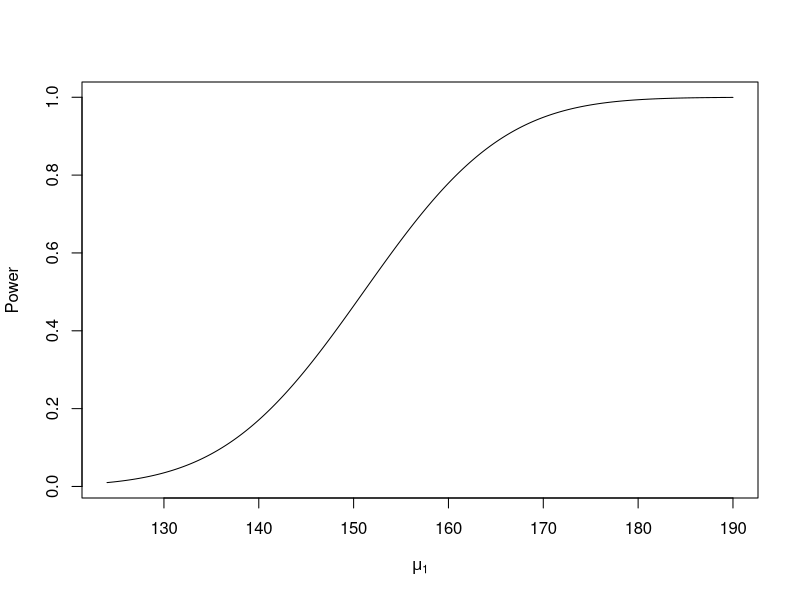
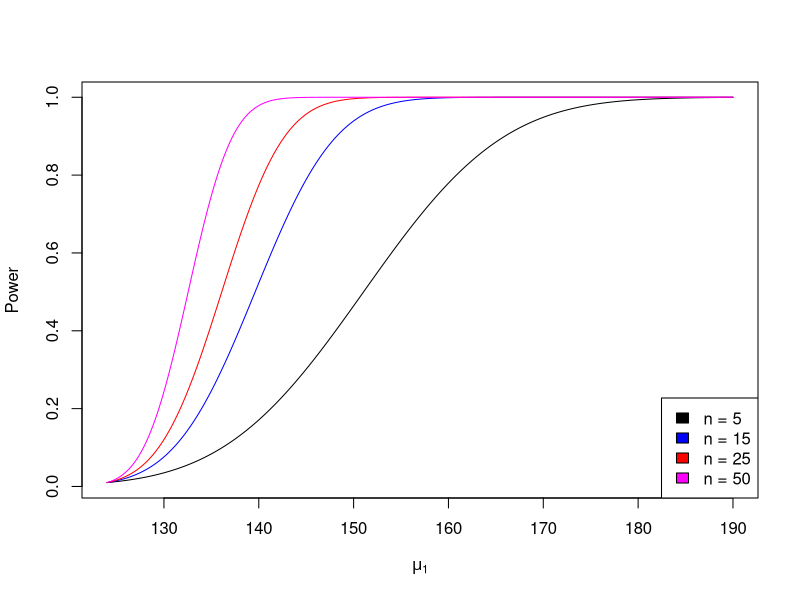
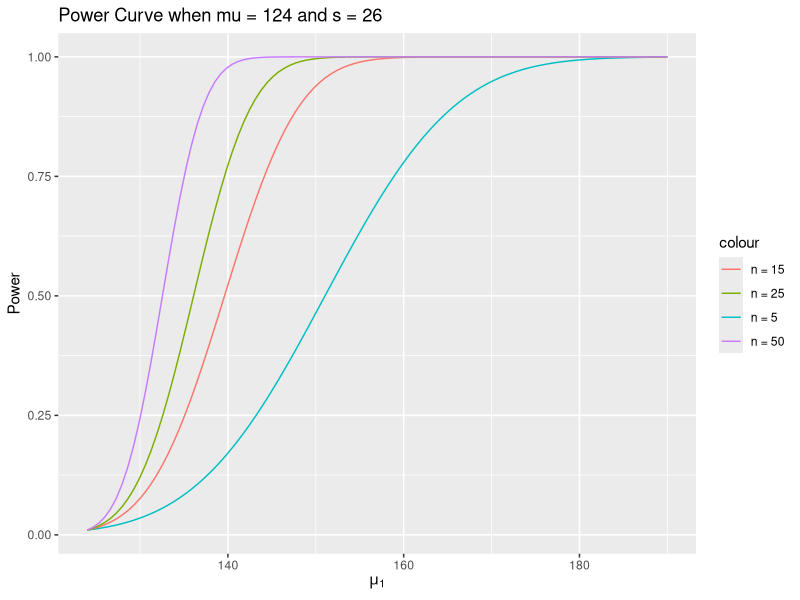
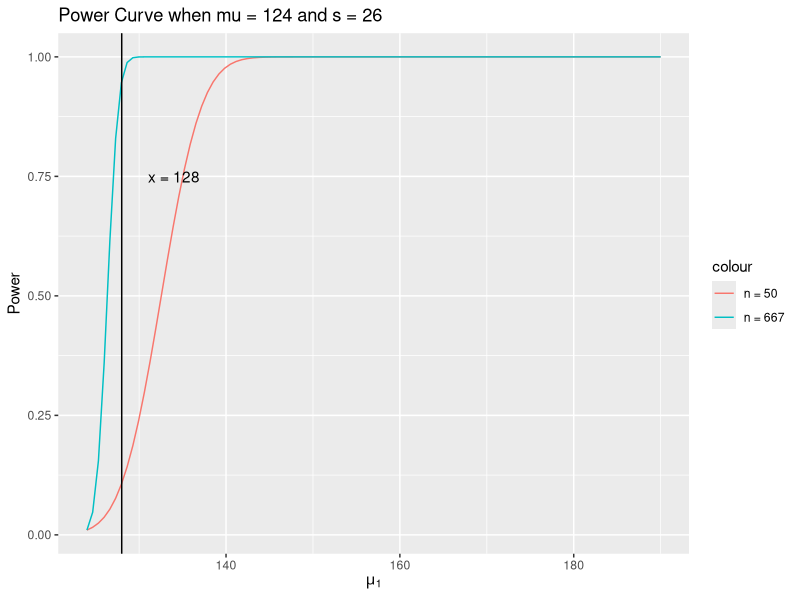
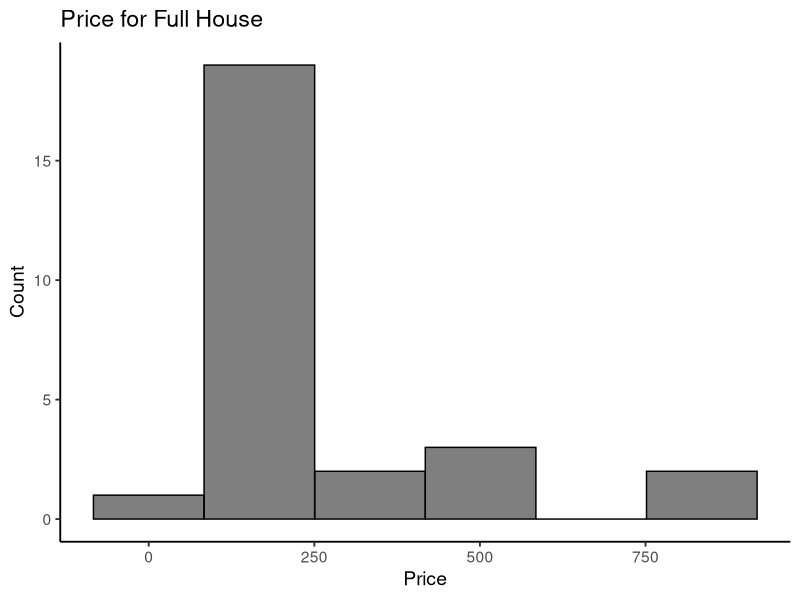
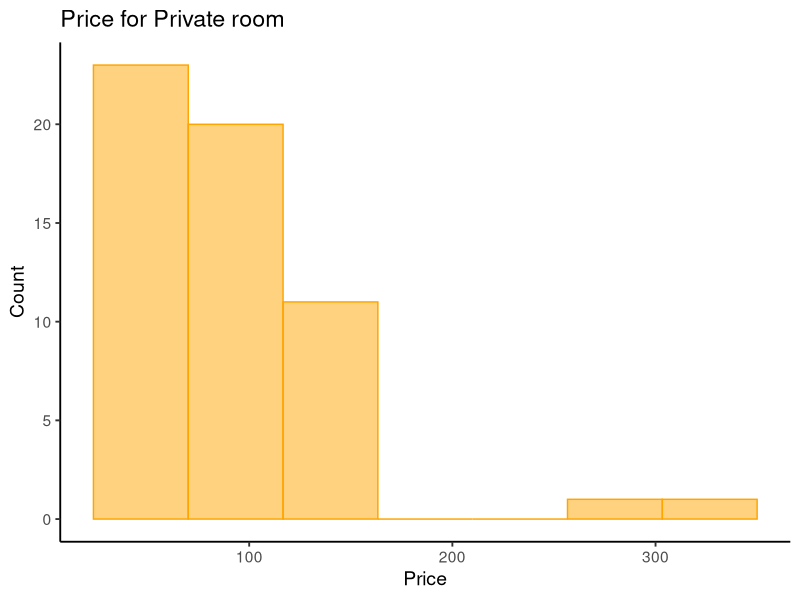

These figures' R source, in order:
## ---- chunk 1
knitr::opts_chunk$set(echo = T, eval=T,tidy=TRUE, tidy.opts=list(width.cutoff=60))
library(tidyverse)
## ---- chunk 2
    df <- read.csv("shootings.csv")
    average_age <- mean(df$age)
    s <- sd(df$age)
    n <- nrow(df)
    m <- function(x, n, s){
            q <- 1 - (1-x)/2
            a <- qt(q, n-1)*(s/sqrt(n))
            return(a)
    }
    m <- m(0.85, n, s)
    lower_bound <- average_age - m
    upper_bound <- average_age + m
    lower_bound
    upper_bound
## ---- chunk 3
    t <- (average_age - 40)/(s/sqrt(n))
    p1 <- 2 * (1 - pt(t, n - 1))
    p1
## ---- chunk 4
    m1 <- mean(df[df$minority == "yes", "age"])
    m1
    m2 <- mean(df[df$minority == "no", "age"])
    m2
    n1 <- nrow(df[df$minority == "yes",])
    n1
    n2 <- nrow(df[df$minority == "no",])
    n2
    s1 <- sd(df[df$minority == "yes", "age"])
    s1
    s2 <- sd(df[df$minority == "no", "age"])
    s2
    # here in this test, since the standard deviations of those two groups are very close, I assume those two groups has equal and unknown variance. 
    # The pooled variance
    sp2 <- ((n1-1)*s1^2 + (n2-1)*s2^2)/(n1-1+n2-1)
    sp2
    z <- (m1 - m2)/sqrt(sp2 * (1/n1 + 1/n2))
    z
    p2 <- 2*pt(z, n1+n2-2)
    p2
## ---- chunk 5
    rm(list = ls())
    df <- read.csv("blackfriday.csv")
    x_bar <- mean(df$Amount)
    s <- sd(df$Amount)
    n <- 31
    m <- function(x, n, s){
            q <- 1 - (1 - x)
            a <- qt(q, n-1)*(s/sqrt(n))
            return(a)
    }
    m <- m(0.99, n, s)
    upper <- x_bar + m
    upper
## ---- chunk 6
    t <- (x_bar - 12000)/(s/sqrt(n))
    t
    p <- pt(t, n -1)
    p
## ---- chunk 7
    rm(list = ls())
    df <- read.csv("greek.csv")
    greek_1 <- df %>% filter(greek == 1)
    greek_0 <- df %>% filter(greek == 0)
    m1 <- mean(greek_1$hstuition)
    m0 <- mean(greek_0$hstuition)
    n1 <- nrow(greek_1)
    n0 <- nrow(greek_0)
    s1 <- sd(greek_1$hstuition)
    s0 <- sd(greek_0$hstuition)
    t <- (m0 - m1)/sqrt(s0^2/n0 + s1^2/n1)
    v <- (s0^2/n0 + s1^2/n1)^2/((s0^2/n0)^2/(n0-1) + (s1^2/n1)^2/(n1-1))
    p <- pt(t, v)
    t
    v
    p
## ---- chunk 8
    m <- mean(df$hstuition)
    s <- sd(df$hstuition)
    n <- nrow(df)
    lower_bound <- m - qt(0.9, n - 1)*s/sqrt(n)
    lower_bound
## ---- chunk 9
    rm(list = ls())
    subject <- c(1:7)
    before <- c(9.1, 11.2, 11.9, 14.7, 11.7, 9.5, 14.2)
    after <- c(10.7, 14.2, 12.4, 14.6, 16.4, 10.1, 19.2)
    df <- data.frame(subject, before, after)
    df[,"change"] <- df$after - df$before
    m <- mean(df$change)
    s <- sd(df$change)
    n <- nrow(df)
    lower_bound <- m - qt(0.95, n - 1)*s/sqrt(n)
    lower_bound
## ---- chunk 10
    t.test(df$after, df$before, mu = 0, alt = "greater", paired = T)
## ---- chunk 11
    rm(list = ls())
    mu1 <- seq(124,190, by=0.001)
## ---- chunk 12
    mu <- 124
    s <- 26
    n <- 5
    f <- function(x, n) {
      cutoff <- mu + qnorm(1-0.01)*s/sqrt(n)
      y <- 1-(pnorm((cutoff - x)/(s/sqrt(n))))
      return(y)
    }
    plot(mu1, f(mu1, 5), type = "l", ylab = "Power", xlab = expression(mu[1]))
## ---- chunk 13
    plot(mu1, f(mu1, 5), type = "l", ylab = "Power", xlab = expression(mu[1]), col = "black")
    lines(mu1, f(mu1, 15), type = "l", ylab = "Power", xlab = expression(mu[1]), col = "blue")
    lines(mu1, f(mu1, 25), type = "l", ylab = "Power", xlab = expression(mu[1]), col = "red")
    lines(mu1, f(mu1, 50), type = "l", ylab = "Power", xlab = expression(mu[1]), col = "magenta")
    legend(x = "bottomright", legend = c("n = 5", "n = 15", "n = 25", "n = 50"), fill = c("black", "blue", "red", "magenta"))
## ---- chunk 14
    p <- ggplot(data.frame(x = mu1), aes(x))
    p + 
      geom_function(aes(colour = "n = 5"), fun = f, args = list(n = 5)) +
      geom_function(aes(colour = "n = 15"), fun = f, args = list(n = 15)) +
      geom_function(aes(colour = "n = 25"), fun = f, args = list(n = 25)) +
      geom_function(aes(colour = "n = 50"), fun = f, args = list(n = 50)) +
      labs(x = expression(mu[1]), y = "Power", title = "Power Curve when mu = 124 and s = 26")
## ---- chunk 15
    power <- f(141, 28)
    power
## ---- chunk 16
    n = ((s/(128-124))*(qnorm(0.95)+ qnorm(0.99)))^2
    ceiling(n)
## ---- chunk 17
    p + 
      geom_function(aes(colour = "n = 50"), fun = f, args = list(n = 50)) +
      geom_function(aes(colour = "n = 667"), fun = f, args = list(n = 667)) +
      geom_vline(aes(xintercept = 128)) + 
      annotate("text", x = 128 + 6, y = 0.75, label = "x = 128") + 
      labs(x = expression(mu[1]), y = "Power", title = "Power Curve when mu = 124 and s = 26")
## ---- chunk 18
    rm(list = ls())
    df <- read.csv("airbnb.csv")
    full <- df %>% filter(room_type == "Entire home")
    private <- df %>% filter(room_type == "Private room")
## ---- chunk 19
    k <- ceiling(log2(nrow(full)) + 1)
    p <- ggplot(full) + 
      geom_histogram(aes(price), bins = k, color = "black", fill = "black", alpha = 0.5) + 
      labs(x = "Price", y = "Count", title = "Price for Full House") + 
      theme_classic(base_size = 14)
    p
## ---- chunk 20
    h <- ceiling(log2(nrow(private)) + 1)
    q <- ggplot(private) + 
      geom_histogram(aes(price), bins = h, color = "orange", fill = "orange", alpha = 0.5) + 
      labs(x = "Price", y = "Count", title = "Price for Private room") + 
      theme_classic(base_size = 14)
    q
## ---- chunk 21
    m1 <- mean(full$price)
    s1 <- sd(full$price)
    n1 <- nrow(full)
    m1
    s1
    n1
## ---- chunk 22
    m2 <- mean(private$price)
    s2 <- sd(private$price)
    n2 <- nrow(private)
    m2
    s2
    n2
## ---- chunk 23
    t <- (m1 - m2)/sqrt(s1^2/n1 + s2^2/n2)
    v <- (s1^2/n1 + s2^2/n2)^2/((s1^2/n1)^2/(n1-1) + (s2^2/n2)^2/(n2-1))
    p <- 2*(1-pt(t,v))
    t
    v
    p
